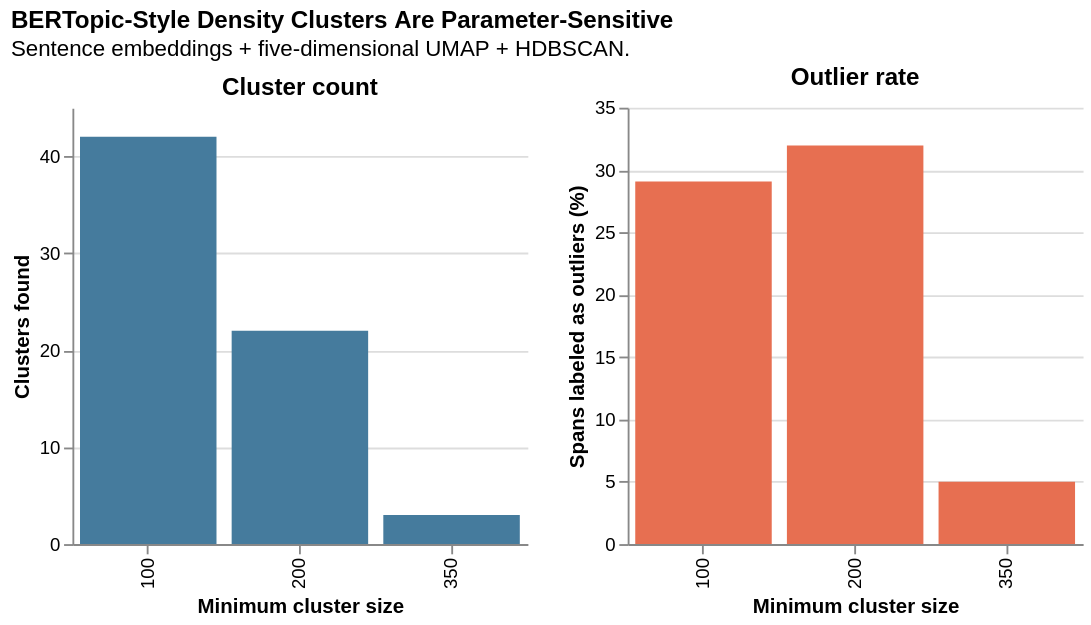

Notebook source saved alongside this figure:
### Markdown cell above
### BERTopic-Style Embedding Clusters

The embedding analysis asks whether the spans form discrete semantic neighborhoods without fixing the number of topics in advance. I encode the cleaned spans with `all-MiniLM-L6-v2`, reduce the embeddings to five dimensions with UMAP, and cluster them with HDBSCAN. I repeat HDBSCAN at three minimum-cluster sizes. Large changes in cluster count, outlier share, or adjusted Rand agreement indicate that the apparent boundaries are parameter-sensitive. This is especially important here because density clustering can turn templates, scripts, or repeated model language into seemingly substantive topics.

### Code cell
import hashlib
import tempfile

os.environ.setdefault("NUMBA_CACHE_DIR", str(Path(tempfile.gettempdir()) / "coding-dh-numba-cache"))
from hdbscan import HDBSCAN
from sentence_transformers import SentenceTransformer
from sklearn.metrics import adjusted_rand_score, normalized_mutual_info_score
import umap

span_key = "␟".join(definitional_spans["span_clean"].tolist())
span_digest = hashlib.sha256(span_key.encode("utf-8")).hexdigest()[:16]
span_embedding_cache = Path("eda_cache") / f"definitional_span_embeddings_{span_digest}.npy"
span_embedding_cache.parent.mkdir(exist_ok=True)

if span_embedding_cache.exists():
    definitional_embeddings = np.load(span_embedding_cache)
else:
    definition_model = SentenceTransformer("all-MiniLM-L6-v2", local_files_only=True)
    definitional_embeddings = definition_model.encode(
        definitional_spans["span_clean"].tolist(),
        batch_size=128,
        show_progress_bar=True,
        convert_to_numpy=True,
        normalize_embeddings=True,
    )
    np.save(span_embedding_cache, definitional_embeddings)

definition_umap = umap.UMAP(
    n_neighbors=30,
    n_components=5,
    min_dist=0.0,
    metric="cosine",
    random_state=42,
)
definition_reduced = definition_umap.fit_transform(definitional_embeddings)

embedding_cluster_labels = {}
embedding_sensitivity_rows = []
for min_cluster_size in [100, 200, 350]:
    labels = HDBSCAN(
        min_cluster_size=min_cluster_size,
        min_samples=20,
        metric="euclidean",
        cluster_selection_method="eom",
    ).fit_predict(definition_reduced)
    embedding_cluster_labels[min_cluster_size] = labels
    embedding_sensitivity_rows.append({
        "min_cluster_size": min_cluster_size,
        "clusters": len(set(labels) - {-1}),
        "outlier_pct": float((labels == -1).mean() * 100),
    })

embedding_sensitivity = pd.DataFrame(embedding_sensitivity_rows)
embedding_ari_rows = []
settings = sorted(embedding_cluster_labels)
for left_index, left in enumerate(settings):
    for right in settings[left_index + 1:]:
        embedding_ari_rows.append({
            "comparison": f"{left} vs {right}",
            "adjusted_rand": adjusted_rand_score(
                embedding_cluster_labels[left],
                embedding_cluster_labels[right],
            ),
        })
embedding_ari = pd.DataFrame(embedding_ari_rows)

display(embedding_sensitivity.round(3))
display(embedding_ari.round(3))

cluster_count_chart = alt.Chart(embedding_sensitivity).mark_bar(color="#457B9D").encode(
    x=alt.X("min_cluster_size:O", title="Minimum cluster size"),
    y=alt.Y("clusters:Q", title="Clusters found"),
    tooltip=["min_cluster_size:O", "clusters:Q"],
).properties(width=245, height=235, title="Cluster count")
outlier_chart = alt.Chart(embedding_sensitivity).mark_bar(color="#E76F51").encode(
    x=alt.X("min_cluster_size:O", title="Minimum cluster size"),
    y=alt.Y("outlier_pct:Q", title="Spans labeled as outliers (%)"),
    tooltip=["min_cluster_size:O", alt.Tooltip("outlier_pct:Q", format=".1f")],
).properties(width=245, height=235, title="Outlier rate")

embedding_sensitivity_chart = alt.hconcat(cluster_count_chart, outlier_chart).properties(
    title=alt.TitleParams(
        "BERTopic-Style Density Clusters Are Parameter-Sensitive",
        subtitle="Sentence embeddings + five-dimensional UMAP + HDBSCAN.",
        anchor="start",
    )
).configure_view(stroke=None)

save_chart(
    embedding_sensitivity_chart,
    str(FIGURE_DIR / "definitional_embedding_cluster_sensitivity.png"),
    scale_factor=2.0,
)
display(embedding_sensitivity_chart)

# Summarize the middle setting with class-level TF-IDF terms and concentration diagnostics.
EMBEDDING_CANDIDATE_SETTING = 200
candidate_cluster_labels = embedding_cluster_labels[EMBEDDING_CANDIDATE_SETTING]
definitional_spans["embedding_cluster"] = candidate_cluster_labels
cluster_ids = sorted(set(candidate_cluster_labels) - {-1})
cluster_documents = [
    " ".join(definitional_spans.loc[candidate_cluster_labels == cluster_id, "span_clean"])
    for cluster_id in cluster_ids
]
cluster_vectorizer = TfidfVectorizer(
    stop_words=topic_stopwords,
    ngram_range=(1, 2),
    max_features=20_000,
)
cluster_tfidf = cluster_vectorizer.fit_transform(cluster_documents)
cluster_terms = np.asarray(cluster_vectorizer.get_feature_names_out())

embedding_topic_rows = []
for position, cluster_id in enumerate(cluster_ids):
    indices = np.where(candidate_cluster_labels == cluster_id)[0]
    top_ids = cluster_tfidf[position].toarray().ravel().argsort()[-10:][::-1]
    service_shares = definitional_spans.iloc[indices]["service"].value_counts(normalize=True)
    prompt_shares = definitional_spans.iloc[indices]["variant"].value_counts(normalize=True)
    embedding_topic_rows.append({
        "cluster": cluster_id,
        "n_spans": len(indices),
        "top_terms": "; ".join(cluster_terms[top_ids]),
        "largest_service": service_shares.index[0],
        "largest_service_share": float(service_shares.iloc[0]),
        "largest_prompt": prompt_shares.index[0],
        "largest_prompt_share": float(prompt_shares.iloc[0]),
        "representative_excerpt": definitional_spans.iloc[indices[0]]["span_raw"],
    })

embedding_topic_summary = pd.DataFrame(embedding_topic_rows)
embedding_topic_summary.to_csv(
    os.path.join(EVAL_DIR, "definitional_embedding_topic_candidates.csv"),
    index=False,
)

non_outlier = candidate_cluster_labels != -1
nmf_embedding_nmi = normalized_mutual_info_score(
    candidate_assignments[non_outlier],
    candidate_cluster_labels[non_outlier],
)
service_concentrated = int((embedding_topic_summary["largest_service_share"] >= 0.50).sum())
prompt_concentrated = int((embedding_topic_summary["largest_prompt_share"] >= 0.70).sum())

print(f"NMF-topic vs embedding-cluster NMI (non-outliers): {nmf_embedding_nmi:.3f}")
print(
    f"Embedding clusters with >=50% of spans from one service: "
    f"{service_concentrated}/{len(embedding_topic_summary)}"
)
print(
    f"Embedding clusters with >=70% of spans from one prompt: "
    f"{prompt_concentrated}/{len(embedding_topic_summary)}"
)
display(
    embedding_topic_summary.sort_values("n_spans", ascending=False).head(12)
)

### Figure 1 — Vega specification as saved in the notebook (floating-point values rounded to 4 significant figures)
{"$schema": "https://vega.github.io/schema/vega/v6.json", "data": [{"name": "source_0"}, {"name": "data_0", "values": [{"clusters": 42, "clusters_end": 42.0, "clusters_start": 0.0, "min_cluster_size": 100}, {"clusters": 22, "clusters_end": 22.0, "clusters_start": 0.0, "min_cluster_size": 200}, {"clusters": 3, "clusters_end": 3.0, "clusters_start": 0.0, "min_cluster_size": 350}]}, {"name": "data_1", "values": [{"min_cluster_size": 100, "outlier_pct": 29.08, "outlier_pct_end": 29.08, "outlier_pct_start": 0.0}, {"min_cluster_size": 200, "outlier_pct": 31.97, "outlier_pct_end": 31.97, "outlier_pct_start": 0.0}, {"min_cluster_size": 350, "outlier_pct": 5.0, "outlier_pct_end": 5.0, "outlier_pct_start": 0.0}]}, {"name": "data_0_concat_0_x_domain_min_cluster_size", "values": [{"min_cluster_size": 100}, {"min_cluster_size": 200}, {"min_cluster_size": 350}]}, {"name": "data_1_concat_1_x_domain_min_cluster_size", "values": [{"min_cluster_size": 100}, {"min_cluster_size": 200}, {"min_cluster_size": 350}]}], "signals": [{"name": "childWidth", "value": 245}], "marks": [{"type": "group", "name": "concat_0_group", "encode": {"update": {"width": {"signal": "childWidth"}, "height": {"signal": "height"}}}, "marks": [{"type": "rect", "name": "concat_0_marks", "from": {"data": "data_0"}, "encode": {"update": {"fill": {"value": "#457B9D"}, "width": {"signal": "max(0.25, bandwidth('concat_0_x'))"}, "x": {"field": "min_cluster_size", "scale": "concat_0_x"}, "y": {"field": "clusters_end", "scale": "concat_0_y"}, "y2": {"field": "clusters_start", "scale": "concat_0_y"}, "tooltip": {"signal": "{\"min_cluster_size\": isValid(datum[\"min_cluster_size\"]) ? datum[\"min_cluster_size\"] : \"\"+datum[\"min_cluster_size\"], \"clusters\": format(datum[\"clusters\"], \"\")}"}}}, "style": ["bar"]}], "axes": [{"scale": "concat_0_y", "zindex": 0, "grid": true, "orient": "left", "domain": false, "maxExtent": 0, "tickCount": {"signal": "ceil(height/40)"}, "minExtent": 0, "gridScale": "concat_0_x", "ticks": false, "labels": false, "aria": false}, {"scale": "concat_0_x", "zindex": 0, "orient": "bottom", "grid": false, "title": "Minimum cluster size", "labelAlign": "right", "labelBaseline": "middle", "labelAngle": 270}, {"scale": "concat_0_y", "tickCount": {"signal": "ceil(height/40)"}, "zindex": 0, "orient": "left", "grid": false, "title": "Clusters found", "labelOverlap": true}], "title": {"text": "Cluster count", "frame": "group"}, "style": "cell"}, {"type": "group", "name": "concat_1_group", "encode": {"update": {"height": {"signal": "height"}, "width": {"signal": "childWidth"}}}, "marks": [{"type": "rect", "name": "concat_1_marks", "from": {"data": "data_1"}, "encode": {"update": {"width": {"signal": "max(0.25, bandwidth('concat_1_x'))"}, "x": {"field": "min_cluster_size", "scale": "concat_1_x"}, "fill": {"value": "#E76F51"}, "y": {"field": "outlier_pct_end", "scale": "concat_1_y"}, "tooltip": {"signal": "{\"min_cluster_size\": isValid(datum[\"min_cluster_size\"]) ? datum[\"min_cluster_size\"] : \"\"+datum[\"min_cluster_size\"], \"outlier_pct\": format(datum[\"outlier_pct\"], \".1f\")}"}, "y2": {"field": "outlier_pct_start", "scale": "concat_1_y"}}}, "style": ["bar"]}], "axes": [{"scale": "concat_1_y", "tickCount": {"signal": "ceil(height/40)"}, "orient": "left", "zindex": 0, "domain": false, "minExtent": 0, "ticks": false, "maxExtent": 0, "gridScale": "concat_1_x", "labels": false, "aria": false, "grid": true}, {"scale": "concat_1_x", "labelBaseline": "middle", "labelAngle": 270, "zindex": 0, "grid": false, "orient": "bottom", "labelAlign": "right", "title": "Minimum cluster size"}, {"scale": "concat_1_y", "orient": "left", "tickCount": {"signal": "ceil(height/40)"}, "labelOverlap": true, "title": "Spans labeled as outliers (%)", "zindex": 0, "grid": false}], "title": {"text": "Outlier rate", "frame": "group"}, "style": "cell"}], "scales": [{"name": "concat_0_x", "type": "band", "domain": {"data": "data_0_concat_0_x_domain_min_cluster_size", "field": "min_cluster_size", "sort": true}, "range": [0, {"signal": "childWidth"}], "paddingInner": 0.1, "paddingOuter": 0.05}, {"name": "concat_0_y", "type": "linear", "domain": {"data": "data_0", "fields": ["clusters_start", "clusters_end"]}, "range": [{"signal": "height"}, 0], "zero": true, "nice": true}, {"name": "concat_1_x", "type": "band", "domain": {"data": "data_1_concat_1_x_domain_min_cluster_size", "field": "min_cluster_size", "sort": true}, "range": [0, {"signal": "childWidth"}], "paddingInner": 0.1, "paddingOuter": 0.05}, {"name": "concat_1_y", "type": "linear", "domain": {"data": "data_1", "fields": ["outlier_pct_start", "outlier_pct_end"]}, "range": [{"signal": "height"}, 0], "zero": true, "nice": true}], "title": {"text": "BERTopic-Style Density Clusters Are Parameter-Sensitive", "subtitle": "Sentence embeddings + five-dimensional UMAP + HDBSCAN.", "anchor": "start"}, "layout": {"padding": 20, "bounds": "full", "align": "each"}, "config": {"style": {"cell": {"stroke": null}}}, "padding": 5, "background": "white", "height": 235}
